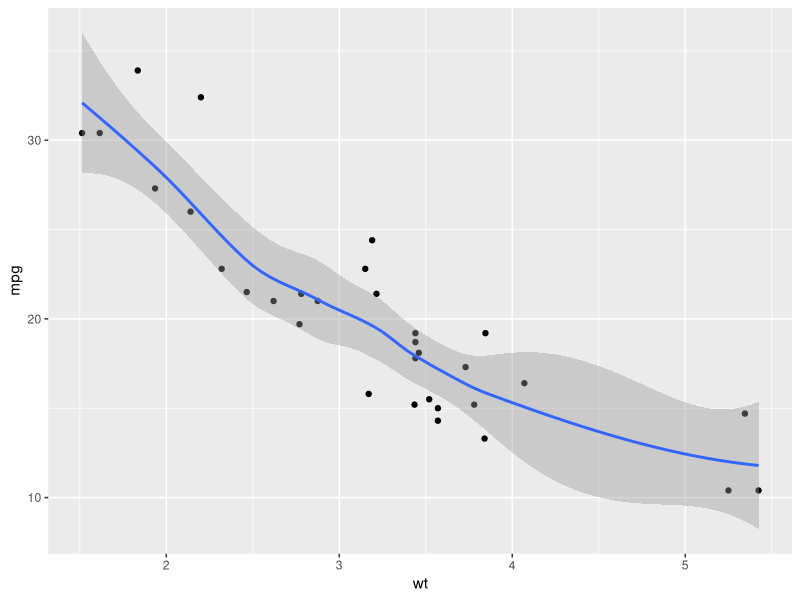
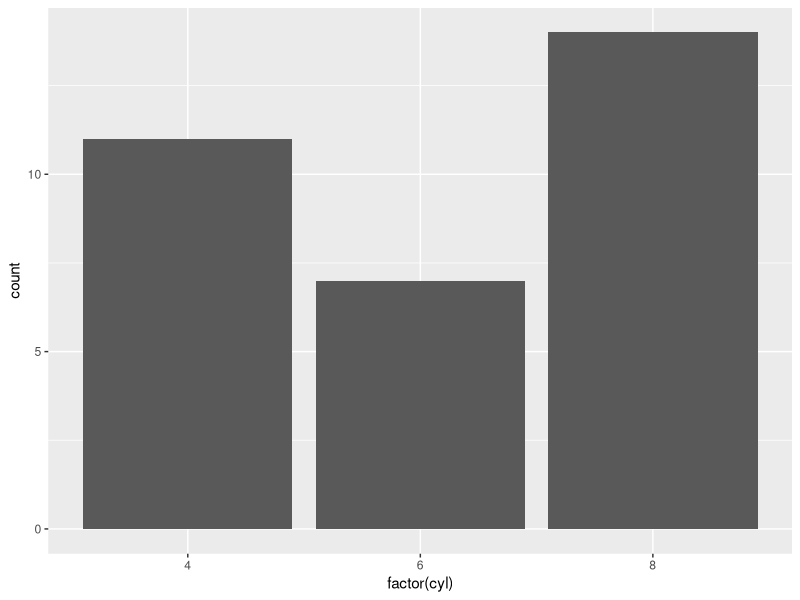

Write the R code that produced these figures, in order.
library(ggplot2)
ggplot(data=mtcars, mapping = aes(x=wt, y=mpg)) + geom_point() + geom_smooth()

ggplot(data=mtcars, aes(x=factor(cyl))) + geom_bar()
